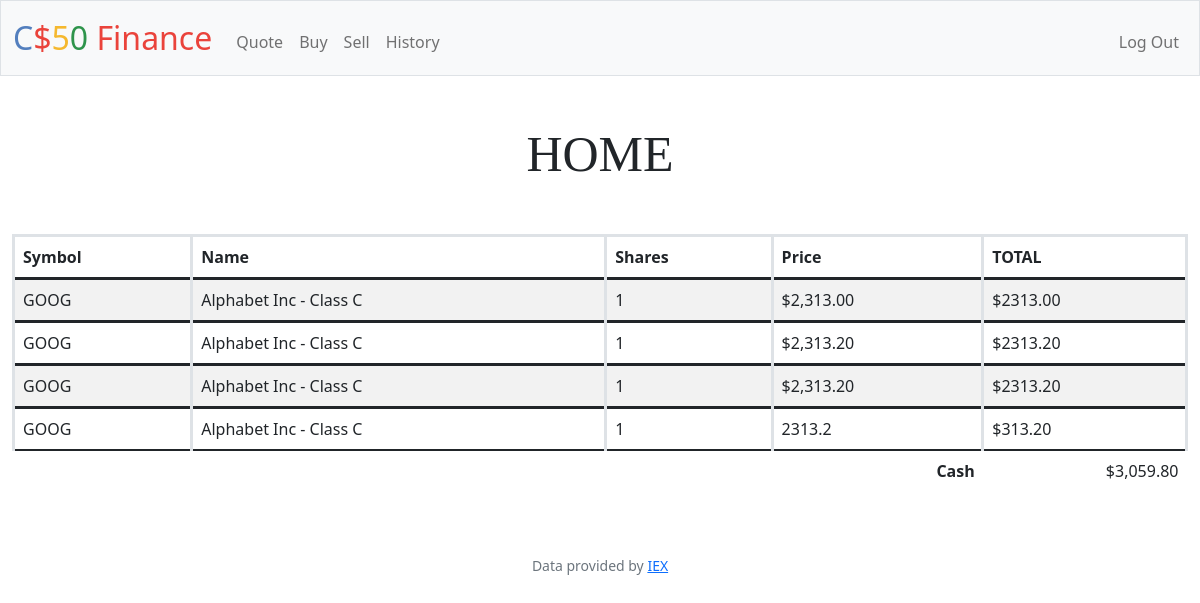
Screenshot of / (signed in) with the database file from the repository.
### tables this page shows
CREATE TABLE bought (
    user_id INTEGER NOT NULL,
    shares INTEGER NOT NULL,
    stock_price NUMERIC NOT NULL,
    stock_name TEXT NOT NULL,
    stock_symbol TEXT NOT NULL,
    FOREIGN KEY(user_id) REFERENCES users(id)
);

### app.py (the view)
@app.route("/")
@login_required
def index():
    user_id = int(session["user_id"])
    stock_owned = db.execute("SELECT * FROM bought WHERE user_id=?", user_id)
    total = list()
    i = 0
    lenght = len(stock_owned)
    for stock in stock_owned:
        price = str(stock["stock_price"])
        price = price.replace(",", "")
        price = str(price[1:])
        total.append(float(price) * float(stock["shares"]))
        total[i] = "{:.2f}".format(total[i])
        i += 1
    cash_user = db.execute("SELECT cash FROM users WHERE id=?",user_id)
    cash_user = usd(cash_user[0]["cash"])
    return render_template("/index.html", user_stock=stock_owned, total=total, lenght=lenght, cash=cash_user)

### app.py (called while the page is built)
@app.after_request
def after_request(response):
    response.headers["Cache-Control"] = "no-cache, no-store, must-revalidate"
    response.headers["Expires"] = 0
    response.headers["Pragma"] = "no-cache"
    return response

### helpers.py (called while the page is built)
def login_required(f):
    @wraps(f)
    def decorated_function(*args, **kwargs):
        if session.get("user_id") is None:
            return redirect("/login")
        return f(*args, **kwargs)
    return decorated_function

def usd(value):
    return f"${value:,.2f}"

### templates/index.html (shortened to what this page needs)
{% extends "layout.html" %}
{% block main %}
    <h1>HOME</h1>
    <table class="table table-striped table-hover">
        <thead>
            <tr>
                <th>Symbol</th>
                <th>Name</th>
                <th>Shares</th>
                <th>Price</th>
                <th>TOTAL</th>
            </tr>
        </thead>
            <tbody>
            {% for i in range(lenght) %}
            <tr>
                <td>{{ user_stock[i]["stock_symbol"] }}</td>
                <td>{{ user_stock[i]["stock_name"] }}</td>
                <td>{{ user_stock[i]["shares"] }}</td>
                <td>{{ user_stock[i]["stock_price"] }}</td>
                <td>${{ total[i] }}</td>
            </tr>
            {% endfor %}
        </tbody>
        <tfoot>
            <tr>
                <td class="border-0 fw-bold text-end" colspan="4">Cash</td>
                <td class="border-0 text-end"> {{ cash }} </td>
            </tr>
        </tfoot>
    </table>
{% endblock %}

### static/styles.css (style rules this page uses)
table { text-align: left; width: 80%; }
td { border-width: 3px; }
th { border-width: 3px; }
h1 { font-family: "Franklin Gothic Medium"; font-style: bold; font-size: 50px; margin-bottom: 50px; }

### rows the page displays
bought: stock_symbol "GOOG", stock_name "Alphabet Inc - Class C", shares "1", stock_price "$2,313.00"
bought: stock_symbol "GOOG", stock_name "Alphabet Inc - Class C", shares "1", stock_price "$2,313.20"
bought: stock_symbol "GOOG", stock_name "Alphabet Inc - Class C", shares "1", stock_price "$2,313.20"
bought: stock_symbol "GOOG", stock_name "Alphabet Inc - Class C", shares "1", stock_price "2313.2"

### other values shown
{{ total[i] }} "2313.00" "2313.20" "2313.20" "313.20"
{{ cash }} "$3,059.80"
